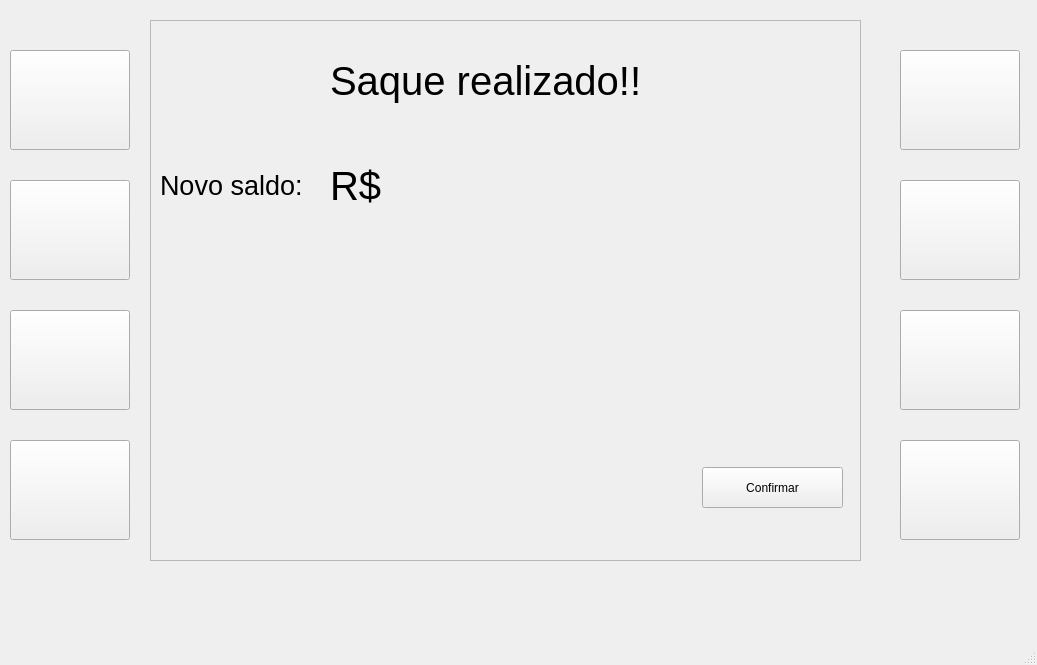
<?xml version="1.0" encoding="UTF-8"?>
<ui version="4.0">
 <class>MainWindow</class>
 <widget class="QMainWindow" name="MainWindow">
  <property name="geometry">
   <rect>
    <x>0</x>
    <y>0</y>
    <width>1037</width>
    <height>665</height>
   </rect>
  </property>
  <property name="windowTitle">
   <string>MainWindow</string>
  </property>
  <widget class="QWidget" name="centralwidget">
   <widget class="QFrame" name="frame">
    <property name="geometry">
     <rect>
      <x>150</x>
      <y>20</y>
      <width>711</width>
      <height>541</height>
     </rect>
    </property>
    <property name="frameShape">
     <enum>QFrame::StyledPanel</enum>
    </property>
    <property name="frameShadow">
     <enum>QFrame::Raised</enum>
    </property>
    <widget class="QPushButton" name="confirmarBtn">
     <property name="geometry">
      <rect>
       <x>552</x>
       <y>447</y>
       <width>141</width>
       <height>41</height>
      </rect>
     </property>
     <property name="text">
      <string>Confirmar</string>
     </property>
    </widget>
    <widget class="QLabel" name="label">
     <property name="geometry">
      <rect>
       <x>10</x>
       <y>130</y>
       <width>171</width>
       <height>71</height>
      </rect>
     </property>
     <property name="font">
      <font>
       <pointsize>20</pointsize>
      </font>
     </property>
     <property name="text">
      <string>Novo saldo:</string>
     </property>
    </widget>
    <widget class="QLabel" name="exibirValor">
     <property name="geometry">
      <rect>
       <x>80</x>
       <y>270</y>
       <width>171</width>
       <height>171</height>
      </rect>
     </property>
     <property name="text">
      <string/>
     </property>
    </widget>
    <widget class="QLabel" name="label_2">
     <property name="geometry">
      <rect>
       <x>180</x>
       <y>20</y>
       <width>381</width>
       <height>81</height>
      </rect>
     </property>
     <property name="font">
      <font>
       <pointsize>30</pointsize>
      </font>
     </property>
     <property name="text">
      <string>Saque realizado!!</string>
     </property>
    </widget>
    <widget class="QLabel" name="saldoLbl">
     <property name="geometry">
      <rect>
       <x>240</x>
       <y>130</y>
       <width>371</width>
       <height>71</height>
      </rect>
     </property>
     <property name="font">
      <font>
       <pointsize>20</pointsize>
      </font>
     </property>
     <property name="text">
      <string/>
     </property>
    </widget>
    <widget class="QLabel" name="label_3">
     <property name="geometry">
      <rect>
       <x>180</x>
       <y>140</y>
       <width>61</width>
       <height>51</height>
      </rect>
     </property>
     <property name="font">
      <font>
       <pointsize>30</pointsize>
      </font>
     </property>
     <property name="text">
      <string>R$</string>
     </property>
    </widget>
   </widget>
   <widget class="QPushButton" name="btn4">
    <property name="geometry">
     <rect>
      <x>10</x>
      <y>440</y>
      <width>120</width>
      <height>100</height>
     </rect>
    </property>
    <property name="text">
     <string/>
    </property>
   </widget>
   <widget class="QPushButton" name="btn8">
    <property name="geometry">
     <rect>
      <x>900</x>
      <y>440</y>
      <width>120</width>
      <height>100</height>
     </rect>
    </property>
    <property name="text">
     <string/>
    </property>
   </widget>
   <widget class="QPushButton" name="btn7">
    <property name="geometry">
     <rect>
      <x>900</x>
      <y>310</y>
      <width>120</width>
      <height>100</height>
     </rect>
    </property>
    <property name="text">
     <string/>
    </property>
   </widget>
   <widget class="QPushButton" name="btn6">
    <property name="geometry">
     <rect>
      <x>900</x>
      <y>180</y>
      <width>120</width>
      <height>100</height>
     </rect>
    </property>
    <property name="text">
     <string/>
    </property>
   </widget>
   <widget class="QPushButton" name="btn1">
    <property name="geometry">
     <rect>
      <x>10</x>
      <y>50</y>
      <width>120</width>
      <height>100</height>
     </rect>
    </property>
    <property name="text">
     <string/>
    </property>
   </widget>
   <widget class="QPushButton" name="btn5">
    <property name="geometry">
     <rect>
      <x>900</x>
      <y>50</y>
      <width>120</width>
      <height>100</height>
     </rect>
    </property>
    <property name="text">
     <string/>
    </property>
   </widget>
   <widget class="QPushButton" name="btn3">
    <property name="geometry">
     <rect>
      <x>10</x>
      <y>310</y>
      <width>120</width>
      <height>100</height>
     </rect>
    </property>
    <property name="text">
     <string/>
    </property>
   </widget>
   <widget class="QPushButton" name="btn2">
    <property name="geometry">
     <rect>
      <x>10</x>
      <y>180</y>
      <width>120</width>
      <height>100</height>
     </rect>
    </property>
    <property name="text">
     <string/>
    </property>
   </widget>
  </widget>
  <widget class="QMenuBar" name="menubar">
   <property name="geometry">
    <rect>
     <x>0</x>
     <y>0</y>
     <width>1037</width>
     <height>26</height>
    </rect>
   </property>
  </widget>
  <widget class="QStatusBar" name="statusbar"/>
 </widget>
 <resources/>
 <connections/>
</ui>
